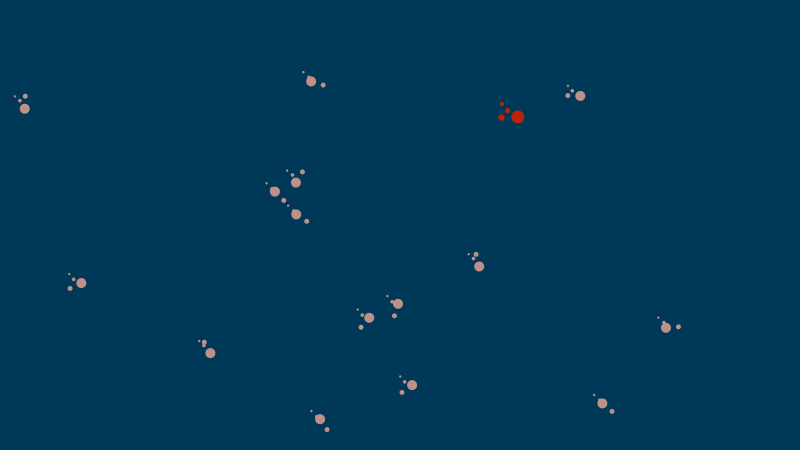
Frame 1 (no input)
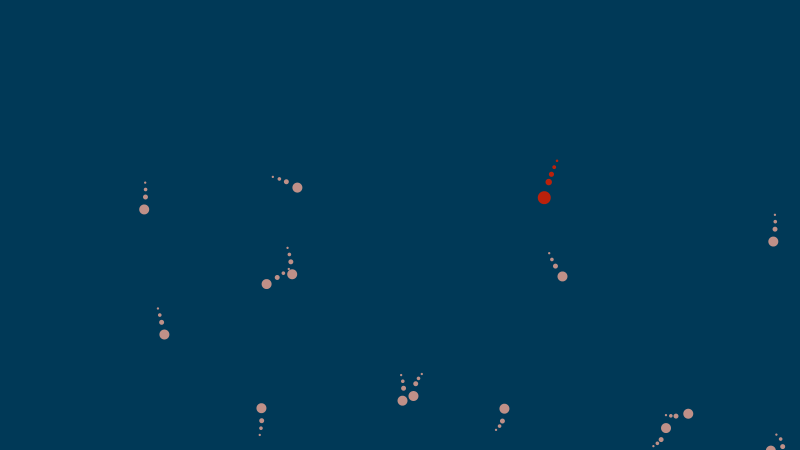
Frame 60 (the mouse pressed at the canvas centre just before this capture)
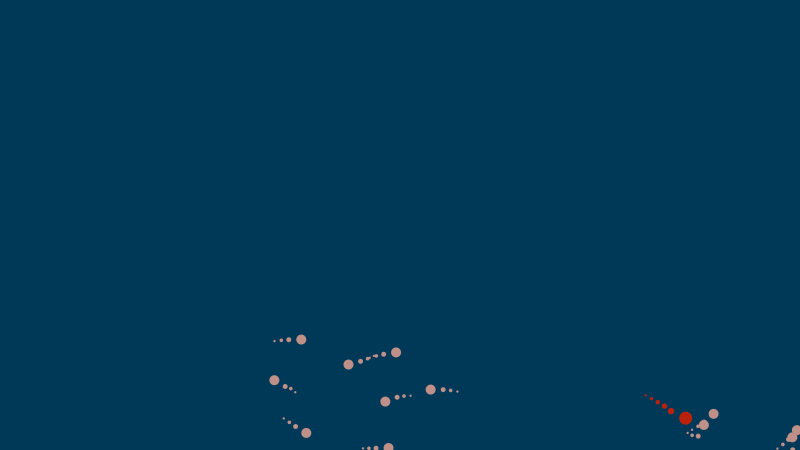
Frame 120 (the mouse held since frame 60 and released just before this capture)

The Processing sketch that drew these frames (run headless with seeded random() and noise(); from frame 60 on, the mouse is pressed at the canvas centre):

// Processing sketch: processing_104419
// ── processing_104419.pde

predator[] predators;
prey[] preys;
grid myGrid;
PVector posLastAte; //seed for where predators will swarm when prey runs out

void setup() {
  size(800, 450);
  posLastAte = null;
  myGrid = new grid(8, 6);

  initPredators(5, 4);
  initPrey(25, 10);
}

void initPredators(int totalPredators, int numDead) {
  predators = new predator[totalPredators];

  //allocate
  for (int i = 0; i < predators.length; i++) {
    predators[i] = new predator(random(width), random(height));
  }

  //kill off the ones we don't need
  for (int i = predators.length - numDead; i < predators.length; i++) {
    predators[i].die();
  }
}

void initPrey(int totalPrey, int numDead) {
  preys = new prey[totalPrey];

  //allocate
  for (int i = 0; i < preys.length; i++) {
    preys[i] = new prey(random(width), random(height));
  }

  //kill off the ones we don't need
  for (int i = preys.length - numDead; i < preys.length; i++) {
    preys[i].die();
  }
}

float calcSpeed(PVector velocity) {
  return dist(0, 0, velocity.x, velocity.y);
}

float calcXOffset(PVector velocity) {
  return velocity.x / calcSpeed(velocity);
}

float calcYOffset(PVector velocity) {
  return velocity.y / calcSpeed(velocity);
}

void addPredator() {
  for (int i = 0; i < predators.length; i++) {
    if (!predators[i].isAlive()) {
      predators[i].setPos(mouseX, mouseY);
      predators[i].live();
      break;
    }
  }
}

void addPrey() {
  for (int i = 0; i < preys.length; i++) {
    if (!preys[i].isAlive()) {
      preys[i].setPos(mouseX, mouseY);
      preys[i].live();
      break;
    }
  }
}

boolean isLivingPrey() {
  boolean ret = false;  //assume failure
  for (int i = 0; i < preys.length; i++) {
    if (preys[i].isAlive()) {
      //we found a live one!
      ret = true;
      break;
    }
  }

  return ret;
}

void draw() {
  background(0, 57, 87);

  myGrid.reset();
  updateCritters();
}

void mousePressed() {
  if (mouseButton == RIGHT) {
    addPredator();
  }

  if (mouseButton == LEFT) {
    addPrey();
  }
}


void updateCritters() {
  //update predators
  fill(187, 33, 11);
  for (int i = 0; i < predators.length; i++) {
    predators[i].update();
  }

  //update prey
  fill(191, 144, 136);
  for (int  i = 0; i < preys.length; i++) {
    preys[i].update();
  }

  //feed
  for (int i = 0; i < predators.length; i++) {
    predators[i].feed();
  }
}

//helper class for passing position/value pair
class cell {
  int x, y, val;
  
  cell(int _x, int _y, int _val) {
    x = _x;
    y = _y;
    val = _val;
  }
}

class grid {
  int cols, rows, cellWidth, cellHeight;
  int[][] cells;

  grid(int _cols, int _rows) {
    cols = _cols;
    rows = _rows;

    //pre-calc cell dimensions
    cellWidth = width / _cols;
    cellHeight = height / _rows;

    cells = new int[cols][rows];
  }

  void reset() {
    for (int i = 0; i < cols; i++) {
      for (int j = 0; j < rows; j++) {
        cells[i][j] = 0;
      }
    }
  }

  int keepInBoundsX(int _x) {
    int ret = _x;

    //since we can move offscreen.. let's keep the target cell on grid
    if (ret < 0) {
      ret = 0;
    } 
    else if (ret >= cols) {
      ret = cols - 1;
    }

    return ret;
  }
  int convertFromScreenX(float _x) {
    int ret =  (int) (_x / cellWidth);

    return keepInBoundsX(ret);
  }

  int keepInBoundsY(int _y) {
    int ret = _y;

    if (ret < 0) {
      ret = 0;
    } 
    else if (ret >= rows) {
      ret = rows - 1;
    }

    return ret;
  }

  int convertFromScreenY(float _y) {
    int ret = (int) (_y / cellHeight);

    return keepInBoundsY(ret);
  }

  void doCellUpdate(int _x, int _y, int _val) {
    cells[keepInBoundsX(_x)][keepInBoundsY(_y)] += _val;
  }

  void updateTargetCell(PVector _target, int _val) {    
    int cellX = convertFromScreenX(_target.x);
    int cellY = convertFromScreenY(_target.y);

    doCellUpdate(cellX, cellY, _val);

    //halve our value (for surrounding cells)
    _val /= 2;

    //update surrounding cells with a lesser value
    doCellUpdate(cellX - 1, cellY - 1, _val);
    doCellUpdate(cellX, cellY - 1, _val);
    doCellUpdate(cellX + 1, cellY - 1, _val);
    doCellUpdate(cellX - 1, cellY, _val);
    doCellUpdate(cellX + 1, cellY, _val);
    doCellUpdate(cellX - 1, cellY + 1, _val);
    doCellUpdate(cellX, cellY + 1, _val);
    doCellUpdate(cellX + 1, cellY + 1, _val);
  }

  PVector getRandomPosInCell(float _x, float _y) {
    float retX = random(cellWidth) + (_x * cellWidth);
    float retY = random(cellHeight) + (_y * cellHeight);

    return new PVector(retX, retY);
  }

  void updateCell(cell _cell, int _x, int _y, int _val) {
    _cell.x = _x;
    _cell.y = _y;
    _cell.val = _val;
  }

  void updateBest(cell _currentBest, int _x, int _y) {
    _x = keepInBoundsX(_x);
    _y = keepInBoundsY(_y);
    int val = cells[_x][_y];

    if (val < _currentBest.val) {
      //this is a better cell
      updateCell(_currentBest, _x, _y, val);
    } 
    else if (val == _currentBest.val) {
      //equal value... let's add some randomness
      if (random(10) < 5) {
        updateCell(_currentBest, _x, _y, val);
      }
    } 
    else {
      //this is a worse dest, do nothing
    }
  }

  PVector getSafestCell(PVector _pos) {
    int cellX = convertFromScreenX(_pos.x);
    int cellY = convertFromScreenY(_pos.y);

    cell best = new cell(convertFromScreenX(_pos.x), convertFromScreenY(_pos.y), cells[cellX] [cellY]);

    //check all adjacent cells for the lowest value (least predator interest)
    updateBest(best, cellX - 1, cellY - 1);
    updateBest(best, cellX, cellY - 1);
    updateBest(best, cellX + 1, cellY - 1);
    updateBest(best, cellX - 1, cellY);
    updateBest(best, cellX + 1, cellY);
    updateBest(best, cellX - 1, cellY + 1);
    updateBest(best, cellX, cellY + 1);
    updateBest(best, cellX + 1, cellY + 1);

    return new PVector(best.x, best.y);
  }

  PVector getNewPreyDest(PVector _pos) {
    PVector best = getSafestCell(_pos);

    return getRandomPosInCell(best.x, best.y);
  }
}

class segment {
  PVector location;
  float radius;

  segment(float _x, float _y, float _radius) {
    location = new PVector(_x, _y);
    radius = _radius;
  }

  segment(segment _other) {
    this(_other.location.x, _other.location.y, _other.radius);
  }

  void setPos(float _x, float _y) {
    location.x = _x;
    location.y = _y;
  }

  void update(float _x, float _y) {
    setPos(_x, _y);
    doDraw();
  }

  void doDraw() {
    noStroke();
    ellipse(location.x, location.y, radius, radius);
  }
}

class tail {
  int curSegments, maxSegments;
  segment[] segments;   

  tail(float _x, float _y, float _initialOffset, float _radiusParent, int _curSegments, int _maxSegments) {
    curSegments = _curSegments;
    maxSegments = _maxSegments;
    segments = new segment[_maxSegments];

    segments[0] = new segment(_x - _initialOffset, _y - _initialOffset, _radiusParent);

    for (int i = 1; i < segments.length; i++) {
      segments[i] = new segment(_x - _radiusParent, _y - _radiusParent, _radiusParent);
    }

    updateSegementSizes(_radiusParent);
  }

  void updateSegementSizes(float _radius) {
    for (int i = 0; i < curSegments; i++) {
      float temp = 0.5 - ((0.5 - 0.1) / (float)curSegments) * i;
      segments[i].radius = _radius * temp;
    }
  }

  void update(float _x, float _y, PVector _velocity) {
    updateSegmentPositions(_x, _y, _velocity);
    doDraw();
  }

  void grow(int _numGrow, float _radiusParent) {
    if (curSegments + _numGrow < maxSegments) {
      curSegments += _numGrow;
      updateSegementSizes(_radiusParent);
    }
  }

  void updateSegmentPositions(float _x, float _y, PVector _velocity) {
    segment prev = new segment(_x, _y, segments[0].radius);

    for (int i = 0; i < segments.length; i++) {
      segment cache = new segment(segments[i]);

      float xOffset = calcXOffset(_velocity);
      float yOffset = calcYOffset(_velocity);
      float radiusUsed = prev.radius / 2;

      segments[i].setPos(prev.location.x - xOffset * radiusUsed, prev.location.y - yOffset * radiusUsed);
      prev = new segment(cache);
    }
  }

  void doDraw() {
    for (int i = 0; i < curSegments; i++) {
      segments[i].doDraw();
    }
  }
}

class predator extends critter {
  predator(float _x, float _y) {
    super(_x, _y, 13, 4, 20);
  }

  void move() {
    super.move();
    myGrid.updateTargetCell(location, 2);
  }

  void pickTarget() {
    super.pickTarget();

    if (isLivingPrey()) {
      float distTarget = width;
      prey targetPrey = null;
      for (int i = 0; i < preys.length; i++) {
        if (preys[i].isAlive()) {
          //start with the first living prey we find
          if (targetPrey == null) {
            targetPrey = preys[i];
            distTarget = PVector.dist(location, preys[i].target);
          } 
          else {
            //is this prey's target closer than the last?
            float tempDist = PVector.dist(location, preys[i].target);

            if (tempDist < distTarget) {
              //we have a new target
              targetPrey = preys[i];
              distTarget = tempDist;
            }
          }
        }
      }
      //finally set our new target
      PVector dest = targetPrey.target;

      target.set(dest.x, dest.y);
      myGrid.updateTargetCell(target, 4);
    } 
    else {
      //there are no living prey
      setTargetNoPrey();
    }
  }

  void setTargetNoPrey() {
    int choice = (int) random(10);

    if (posLastAte == null || choice < 3) {
      //pick a random destination
      target.set(random(width), random(height));
    } 
    else {
      //look near last feeding
      target.set(posLastAte.x + random(-10, 10), posLastAte.y + random(-10, 10));
    }
  }

  void feed() {
    //are we alive?
    if (isAlive()) {
      for (int i = 0; i < preys.length; i++) {
        //is this prey alive?
        if (preys[i].isAlive()) {
          //did we collide?
          if (PVector.dist(location, preys[i].location) < radius + preys[i].radius) {
            //kill the prey
            preys[i].die();

            //grow our tail
            myTail.grow(1, radius);

            posLastAte = new PVector(location.x, location.y);
          }
        }
      }
    }
  }
}

class prey extends critter {
  prey(float _x, float _y) {
    super(_x, _y, 10, 3, 3);
  }

  void pickTarget() {
    super.pickTarget();
    PVector dest = myGrid.getNewPreyDest(location);

    target.set(dest.x, dest.y);
  }
}

class critter extends segment {
  tail myTail;
  PVector target;
  PVector velocity;
  PVector acceleration;
  float topSpeed = 5;
  boolean alive;
  int steps;

  critter(float _x, float _y, float _radius, int _segments, int _maxSegments) {
    super(_x, _y, _radius);
    target = new PVector(random(width), random(height));
    resetSteps();
    velocity = new PVector(0, 0);
    initTail(_x, _y, _radius, _segments, _maxSegments);
    live();
  }

  void resetSteps() {
    steps = (int)random(20) + 5;
  }

  void pickTarget() {
    resetSteps();
  }

  boolean isAlive() {
    return alive;
  }
  void live() {
    alive = true;
  }

  void die() {
    alive = false;
  }

  void initTail( float _x, float _y, float _radius, int _segments, int _maxSegments) {
    myTail = new tail(_x, _y, radius / 2, _radius, _segments, _maxSegments);
  }

  void update() {
    if (isAlive()) {
      move();
      doDraw();
    }
  }

  void updateTarget() {
    steps--;

    if (steps == 0) {
      pickTarget();
    }
  }

  void move() {
    updateTarget();

    PVector dir = PVector.sub(target, location);
    dir.normalize();
    dir.mult(0.5);
    acceleration = dir;

    //Set location based on acceleration
    velocity.add(acceleration);
    velocity.limit(topSpeed);
    location.add(velocity);
  }

  void doDraw() {
    noStroke();
    ellipse(location.x, location.y, radius, radius);

    float xOffset = calcXOffset(velocity);
    float yOffset = calcYOffset(velocity);

    myTail.update(location.x - xOffset * radius, location.y - yOffset * radius, velocity);
  }
}
